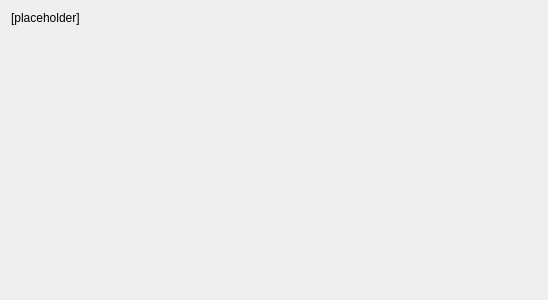
<?xml version="1.0" encoding="UTF-8"?>
<ui version="4.0">
 <class>pgKwClassify</class>
 <widget class="QWidget" name="pgKwClassify">
  <property name="geometry">
   <rect>
    <x>0</x>
    <y>0</y>
    <width>548</width>
    <height>300</height>
   </rect>
  </property>
  <property name="sizePolicy">
   <sizepolicy hsizetype="MinimumExpanding" vsizetype="MinimumExpanding">
    <horstretch>0</horstretch>
    <verstretch>0</verstretch>
   </sizepolicy>
  </property>
  <layout class="QVBoxLayout" name="verticalLayout_14">
   <item>
    <widget class="QLabel" name="multi_classifications_label">
     <property name="styleSheet">
      <string notr="true">font: 11pt &quot;Ubuntu&quot;;</string>
     </property>
     <property name="text">
      <string>&lt;html&gt;&lt;head/&gt;&lt;body&gt;&lt;p&gt;[placeholder]&lt;/p&gt;&lt;/body&gt;&lt;/html&gt;</string>
     </property>
     <property name="alignment">
      <set>Qt::AlignLeading|Qt::AlignLeft|Qt::AlignTop</set>
     </property>
     <property name="wordWrap">
      <bool>true</bool>
     </property>
    </widget>
   </item>
   <item>
    <layout class="QGridLayout" name="grid_layout" columnstretch="1,0,1">
     <item row="0" column="2">
      <layout class="QVBoxLayout" name="right_layout"/>
     </item>
     <item row="0" column="0">
      <layout class="QVBoxLayout" name="left_layout"/>
     </item>
     <item row="0" column="1">
      <widget class="Line" name="line">
       <property name="orientation">
        <enum>Qt::Vertical</enum>
       </property>
      </widget>
     </item>
    </layout>
   </item>
   <item>
    <spacer name="verticalSpacer">
     <property name="orientation">
      <enum>Qt::Vertical</enum>
     </property>
     <property name="sizeHint" stdset="0">
      <size>
       <width>20</width>
       <height>40</height>
      </size>
     </property>
    </spacer>
   </item>
  </layout>
 </widget>
 <resources/>
 <connections/>
</ui>
